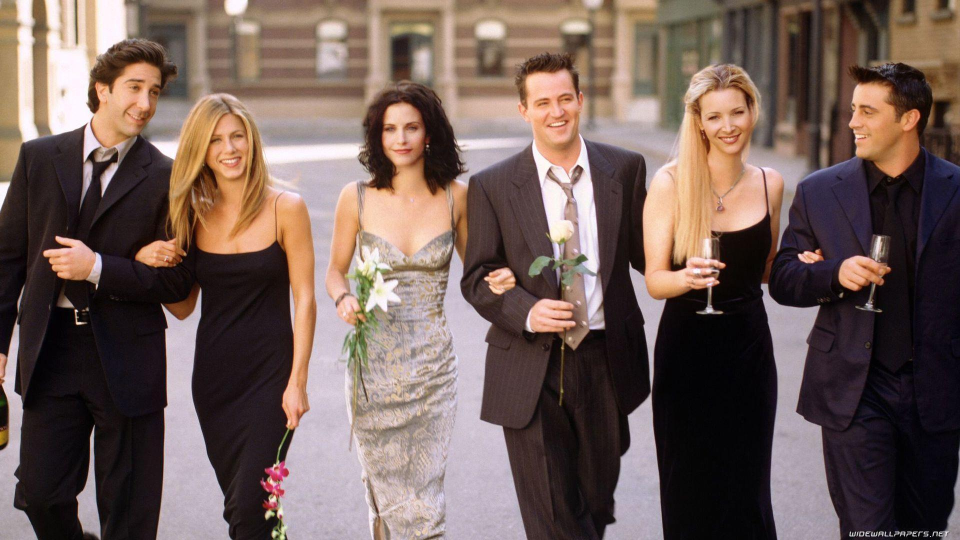
#> input picture Haar -Cascade-Face-Detection/friends.jpg, 1920 x 1080 px (shown at 1/2 size)
$ jupyter execute --allow-errors 'Face Detection.ipynb'
#> lines starting #> are read from the running program, lines starting #| are printed output that depends on the picture; after the words box and inside, x2 and y2 are one past the last pixel; in counts of white or black regions, pixels touching at a corner belong together; pictures that were not available may be replaced by others from this repository, and a replacement may not be noted
[cell 1]
import cv2
import numpy as np
# Load the cascade
face_cascade = cv2.CascadeClassifier('haarcascade_frontalface_default.xml')
face_cascade = cv2.CascadeClassifier('haarcascade_frontalface_alt.xml')
face_cascade = cv2.CascadeClassifier('haarcascade_frontalface_alt2.xml')
# Read the input image
img = cv2.imread('friends.jpg')
#> img is the input picture: shape (1080, 1920, 3); mean B, G, R 88.6, 94.6, 114.2
# Convert into grayscale
gray = cv2.cvtColor(img, cv2.COLOR_BGR2GRAY)
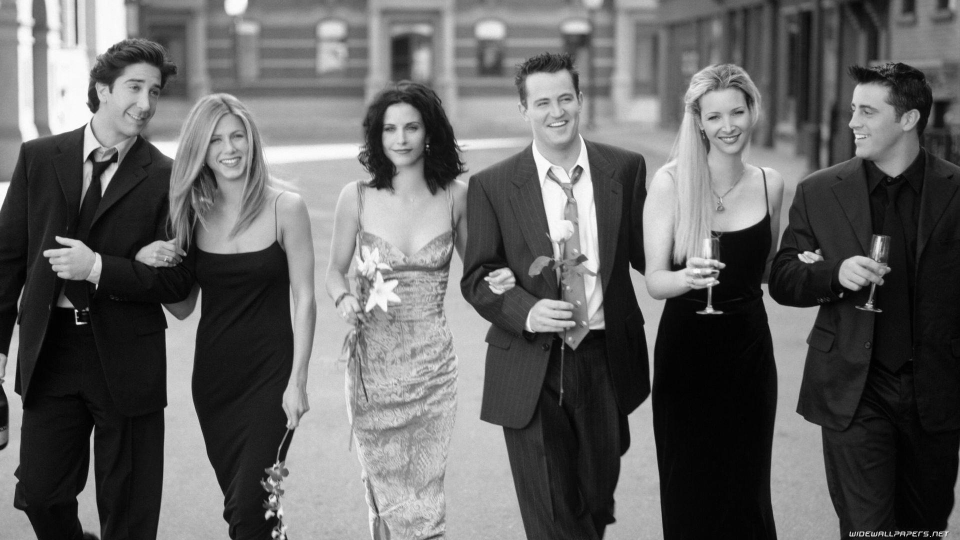
#> gray: shape (1080, 1920) (shown at 1/2 size); min 0, max 255, mean 99.8

# Detect faces
faces = face_cascade.detectMultiScale(gray, 1.1, 4)
#> faces = [[748, 215, 110, 110], [402, 234, 111, 111], [1046, 155, 125, 125], [1393, 185, 119, 119], [219, 122, 145, 145], [1660, 175, 128, 128]]
# Draw rectangle around the faces
for (x, y, w, h) in faces:
    cv2.rectangle(img, (x, y), (x+w, y+h), (255, 0, 0), 2)
#> this loop made 6 passes
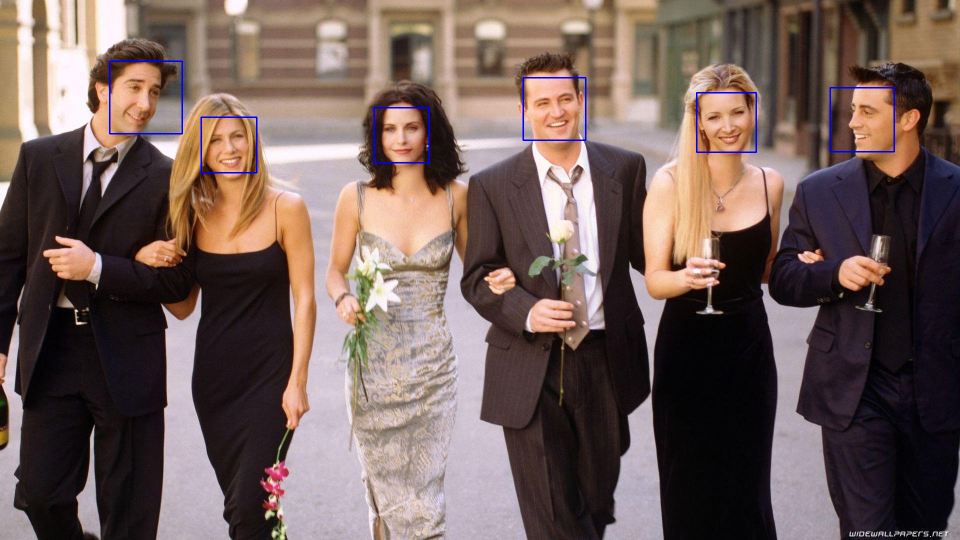
#> img: shape (1080, 1920, 3) (shown at 1/2 size); 0.43% of pixels changed, all inside (x1, y1, x2, y2) = (218, 121, 1790, 347)
# Display the output
cv2.imshow('img', img)
cv2.waitKey()
#> Out = 113

[cell 2]
import cv2
import numpy as np
# Load the cascade
face_cascade = cv2.CascadeClassifier('haarcascade_frontalface_default.xml')
face_cascade = cv2.CascadeClassifier('haarcascade_frontalface_alt.xml')
face_cascade = cv2.CascadeClassifier('haarcascade_frontalface_alt2.xml')

cap = cv2.VideoCapture("Data.mp4")

while(True):
   ret, frame = cap.read()
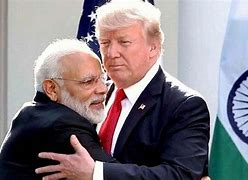
#> input picture Haar -Cascade-Face-Detection/OIP.jpg, 248 x 180 px, given in place of Data.mp4, which was not available
#> frame is the input picture: shape (180, 248, 3); mean B, G, R 130.8, 125.2, 133.6
   frame = cv2.resize(frame, (600, 400))
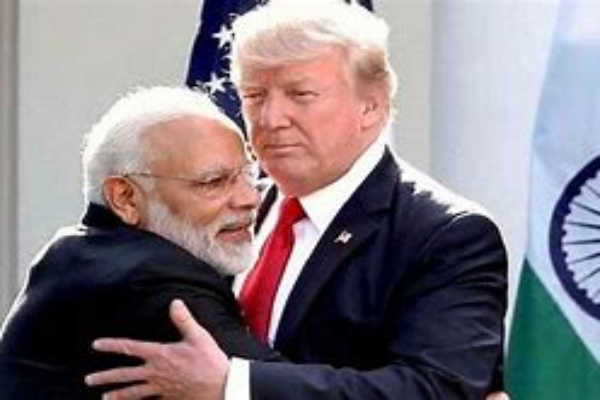
#> frame: shape (400, 600, 3); mean B, G, R 130.7, 125.1, 133.5

   faces = face_cascade.detectMultiScale2(frame, scaleFactor=1.1, minNeighbors=5, flags=cv2.CASCADE_SCALE_IMAGE)
#> faces = ((), ())

   for (x, y, w, h) in faces[0]:
       conf = faces[1][0][0]
       if conf > 5:
           text = f"{conf*10:.2f}%"
           cv2.putText(frame, text, (x, y-20),
                       cv2.FONT_HERSHEY_SIMPLEX, 1,(170, 170, 170), 1)

           cv2.rectangle(frame, (x, y), (x+w, y+h), (255, 255, 255), 1)
#> this loop made 0 passes

   cv2.imshow("Frame", frame)
   if cv2.waitKey(25) & 0xFF == ord('q'):
#> (key q is pressed here)
       break

cap.release()
cv2.destroyAllWindows()
